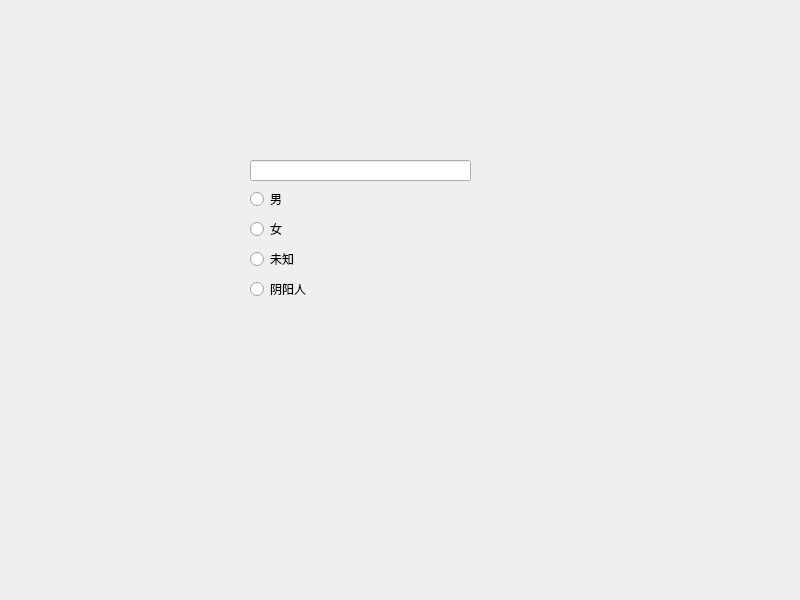
<?xml version="1.0" encoding="UTF-8"?>
<ui version="4.0">
 <class>Widget</class>
 <widget class="QWidget" name="Widget">
  <property name="geometry">
   <rect>
    <x>0</x>
    <y>0</y>
    <width>800</width>
    <height>600</height>
   </rect>
  </property>
  <property name="windowTitle">
   <string>Widget</string>
  </property>
  <widget class="QRadioButton" name="radioButton">
   <property name="geometry">
    <rect>
     <x>250</x>
     <y>190</y>
     <width>91</width>
     <height>18</height>
    </rect>
   </property>
   <property name="text">
    <string>男</string>
   </property>
  </widget>
  <widget class="QRadioButton" name="radioButton_2">
   <property name="geometry">
    <rect>
     <x>250</x>
     <y>220</y>
     <width>91</width>
     <height>18</height>
    </rect>
   </property>
   <property name="text">
    <string>女</string>
   </property>
  </widget>
  <widget class="QRadioButton" name="radioButton_3">
   <property name="geometry">
    <rect>
     <x>250</x>
     <y>250</y>
     <width>91</width>
     <height>18</height>
    </rect>
   </property>
   <property name="text">
    <string>未知</string>
   </property>
  </widget>
  <widget class="QLineEdit" name="lineEdit">
   <property name="geometry">
    <rect>
     <x>250</x>
     <y>160</y>
     <width>221</width>
     <height>21</height>
    </rect>
   </property>
  </widget>
  <widget class="QRadioButton" name="radioButton_4">
   <property name="geometry">
    <rect>
     <x>250</x>
     <y>280</y>
     <width>91</width>
     <height>18</height>
    </rect>
   </property>
   <property name="text">
    <string>阴阳人</string>
   </property>
  </widget>
 </widget>
 <resources/>
 <connections/>
</ui>
